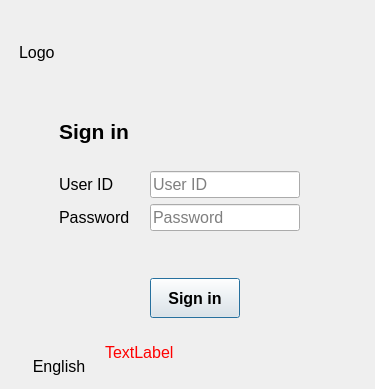
<?xml version="1.0" encoding="UTF-8"?>
<ui version="4.0">
 <class>login</class>
 <widget class="QWidget" name="login">
  <property name="windowModality">
   <enum>Qt::ApplicationModal</enum>
  </property>
  <property name="geometry">
   <rect>
    <x>0</x>
    <y>0</y>
    <width>375</width>
    <height>389</height>
   </rect>
  </property>
  <property name="sizePolicy">
   <sizepolicy hsizetype="Fixed" vsizetype="Fixed">
    <horstretch>0</horstretch>
    <verstretch>0</verstretch>
   </sizepolicy>
  </property>
  <property name="font">
   <font>
    <pointsize>12</pointsize>
   </font>
  </property>
  <property name="windowTitle">
   <string>Sign in</string>
  </property>
  <property name="windowIcon">
   <iconset theme="dialog-password">
    <normaloff>.</normaloff>.</iconset>
  </property>
  <widget class="QWidget" name="verticalLayoutWidget">
   <property name="geometry">
    <rect>
     <x>-1</x>
     <y>-10</y>
     <width>371</width>
     <height>401</height>
    </rect>
   </property>
   <layout class="QVBoxLayout" name="verticalLayout">
    <property name="leftMargin">
     <number>20</number>
    </property>
    <property name="topMargin">
     <number>30</number>
    </property>
    <property name="rightMargin">
     <number>30</number>
    </property>
    <property name="bottomMargin">
     <number>0</number>
    </property>
    <item>
     <widget class="QLabel" name="logo">
      <property name="sizePolicy">
       <sizepolicy hsizetype="Fixed" vsizetype="Fixed">
        <horstretch>0</horstretch>
        <verstretch>0</verstretch>
       </sizepolicy>
      </property>
      <property name="minimumSize">
       <size>
        <width>64</width>
        <height>64</height>
       </size>
      </property>
      <property name="maximumSize">
       <size>
        <width>64</width>
        <height>64</height>
       </size>
      </property>
      <property name="text">
       <string>Logo</string>
      </property>
     </widget>
    </item>
    <item>
     <spacer name="verticalSpacer">
      <property name="orientation">
       <enum>Qt::Vertical</enum>
      </property>
      <property name="sizeHint" stdset="0">
       <size>
        <width>20</width>
        <height>40</height>
       </size>
      </property>
     </spacer>
    </item>
    <item>
     <layout class="QFormLayout" name="formLayout">
      <property name="horizontalSpacing">
       <number>20</number>
      </property>
      <property name="leftMargin">
       <number>40</number>
      </property>
      <property name="rightMargin">
       <number>40</number>
      </property>
      <property name="bottomMargin">
       <number>10</number>
      </property>
      <item row="3" column="0">
       <widget class="QLabel" name="userLabel">
        <property name="text">
         <string>User ID</string>
        </property>
       </widget>
      </item>
      <item row="3" column="1">
       <widget class="QLineEdit" name="userEdit">
        <property name="placeholderText">
         <string>User ID</string>
        </property>
       </widget>
      </item>
      <item row="4" column="0">
       <widget class="QLabel" name="pwdLabel">
        <property name="text">
         <string>Password</string>
        </property>
       </widget>
      </item>
      <item row="4" column="1">
       <widget class="QLineEdit" name="pwdEdit">
        <property name="echoMode">
         <enum>QLineEdit::Password</enum>
        </property>
        <property name="placeholderText">
         <string>Password</string>
        </property>
       </widget>
      </item>
      <item row="6" column="1">
       <widget class="QPushButton" name="signinButton">
        <property name="sizePolicy">
         <sizepolicy hsizetype="Fixed" vsizetype="Fixed">
          <horstretch>0</horstretch>
          <verstretch>0</verstretch>
         </sizepolicy>
        </property>
        <property name="minimumSize">
         <size>
          <width>90</width>
          <height>40</height>
         </size>
        </property>
        <property name="font">
         <font>
          <pointsize>12</pointsize>
          <bold>true</bold>
         </font>
        </property>
        <property name="cursor">
         <cursorShape>PointingHandCursor</cursorShape>
        </property>
        <property name="text">
         <string>Sign in</string>
        </property>
        <property name="autoDefault">
         <bool>false</bool>
        </property>
        <property name="default">
         <bool>true</bool>
        </property>
        <property name="flat">
         <bool>false</bool>
        </property>
       </widget>
      </item>
      <item row="5" column="1">
       <spacer name="verticalSpacer_2">
        <property name="orientation">
         <enum>Qt::Vertical</enum>
        </property>
        <property name="sizeHint" stdset="0">
         <size>
          <width>20</width>
          <height>40</height>
         </size>
        </property>
       </spacer>
      </item>
      <item row="1" column="0">
       <widget class="QLabel" name="title_label">
        <property name="sizePolicy">
         <sizepolicy hsizetype="Fixed" vsizetype="Fixed">
          <horstretch>0</horstretch>
          <verstretch>0</verstretch>
         </sizepolicy>
        </property>
        <property name="font">
         <font>
          <pointsize>16</pointsize>
          <bold>true</bold>
         </font>
        </property>
        <property name="text">
         <string>Sign in</string>
        </property>
        <property name="alignment">
         <set>Qt::AlignCenter</set>
        </property>
        <property name="margin">
         <number>0</number>
        </property>
       </widget>
      </item>
      <item row="2" column="1">
       <spacer name="verticalSpacer_4">
        <property name="orientation">
         <enum>Qt::Vertical</enum>
        </property>
        <property name="sizeHint" stdset="0">
         <size>
          <width>20</width>
          <height>20</height>
         </size>
        </property>
       </spacer>
      </item>
     </layout>
    </item>
    <item>
     <spacer name="verticalSpacer_3">
      <property name="orientation">
       <enum>Qt::Vertical</enum>
      </property>
      <property name="sizeHint" stdset="0">
       <size>
        <width>20</width>
        <height>20</height>
       </size>
      </property>
     </spacer>
    </item>
    <item>
     <layout class="QHBoxLayout" name="horizontalLayout" stretch="0,1">
      <item>
       <widget class="QPushButton" name="langButton">
        <property name="minimumSize">
         <size>
          <width>0</width>
          <height>0</height>
         </size>
        </property>
        <property name="cursor">
         <cursorShape>PointingHandCursor</cursorShape>
        </property>
        <property name="toolTip">
         <string>Change default language</string>
        </property>
        <property name="text">
         <string>English</string>
        </property>
        <property name="flat">
         <bool>true</bool>
        </property>
       </widget>
      </item>
      <item>
       <widget class="QLabel" name="msgLabel">
        <property name="sizePolicy">
         <sizepolicy hsizetype="Preferred" vsizetype="Fixed">
          <horstretch>0</horstretch>
          <verstretch>0</verstretch>
         </sizepolicy>
        </property>
        <property name="minimumSize">
         <size>
          <width>0</width>
          <height>48</height>
         </size>
        </property>
        <property name="styleSheet">
         <string notr="true">color: rgb(255, 0, 0);</string>
        </property>
        <property name="text">
         <string>TextLabel</string>
        </property>
        <property name="alignment">
         <set>Qt::AlignLeading|Qt::AlignLeft|Qt::AlignTop</set>
        </property>
        <property name="wordWrap">
         <bool>true</bool>
        </property>
        <property name="indent">
         <number>-1</number>
        </property>
       </widget>
      </item>
     </layout>
    </item>
   </layout>
  </widget>
 </widget>
 <resources/>
 <connections/>
</ui>
